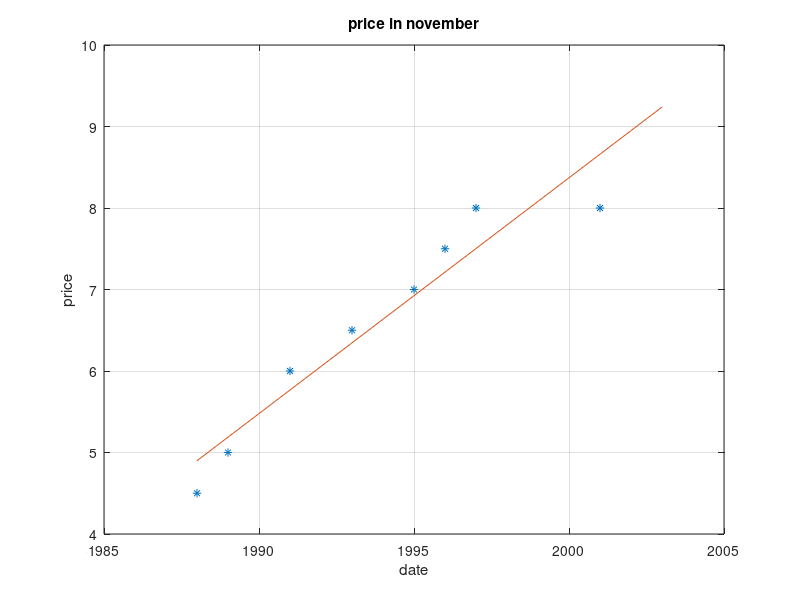

Here is the MATLAB script that generated this plot:
x=[1988 1989 1991 1993 1995 1996 1997 2001]; 
%each year rounded according to month 6, 
%if the month is after June,
%round it to the next year.
y=[4.5 5 6 6.5 7 7.5 8 8];
p=polyfit(x,y,1); %linear equation
x_2003=polyval(p,2003) %Nov 2002 rounded to 2003
x_lin=1988:1:2003;
y_lin=polyval(p, x_lin);
plot(x,y,'*',x_lin, y_lin)
grid
xlabel('date')
ylabel('price')
title('price in november')
